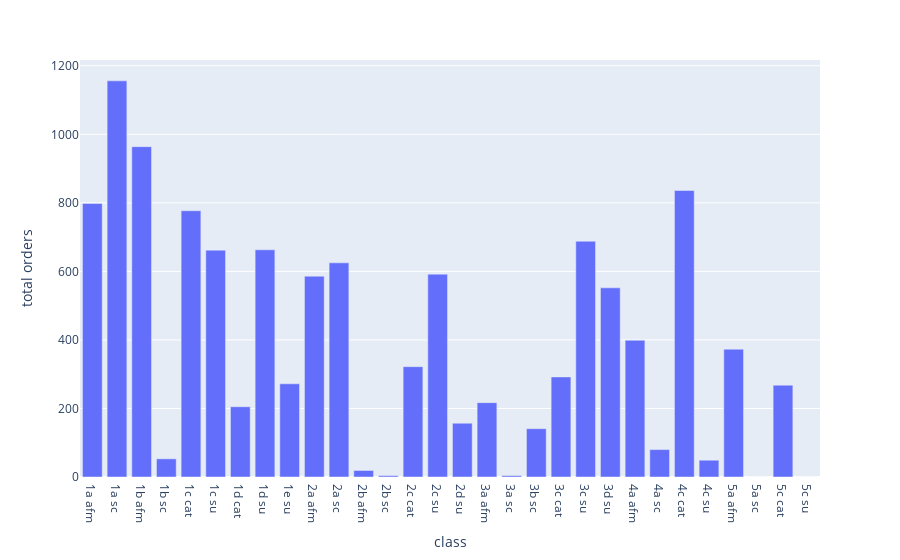

Notebook source saved alongside this figure:
### Code cell
data_df = pd.DataFrame({'total orders': total_orders_per_class, 'class': classes})
fig = px.bar(data_df, x='class', y='total orders')
fig

### Figure 1 — Plotly figure (JSON) as saved in the notebook; plotly's stock layout.template omitted (floating-point values rounded to 4 significant figures)
{"data": [{"alignmentgroup": "True", "hovertemplate": "class=%{x}<br>total orders=%{y}<extra></extra>", "legendgroup": "", "marker": {"color": "#636efa", "pattern": {"shape": ""}}, "name": "", "offsetgroup": "", "orientation": "v", "showlegend": false, "textposition": "auto", "type": "bar", "x": ["1a afm", "1a sc", "1b afm", "1b sc", "1c cat", "1c su", "1d cat", "1d su", "1e su", "2a afm", "2a sc", "2b afm", "2b sc", "2c cat", "2c su", "2d su", "3a afm", "3a sc", "3b sc", "3c cat", "3c su", "3d su", "4a afm", "4a sc", "4c cat", "4c su", "5a afm", "5a sc", "5c cat", "5c su"], "xaxis": "x", "y": [798, 1156, 964, 53, 777, 662, 205, 663, 272, 586, 625, 19, 4, 322, 592, 157, 217, 4, 141, 292, 688, 552, 399, 80, 836, 49, 373, 0, 268, 0], "yaxis": "y"}], "layout": {"barmode": "relative", "legend": {"tracegroupgap": 0}, "margin": {"t": 60}, "xaxis": {"anchor": "y", "domain": [0, 1], "title": {"text": "class"}}, "yaxis": {"anchor": "x", "domain": [0, 1], "title": {"text": "total orders"}}}}
